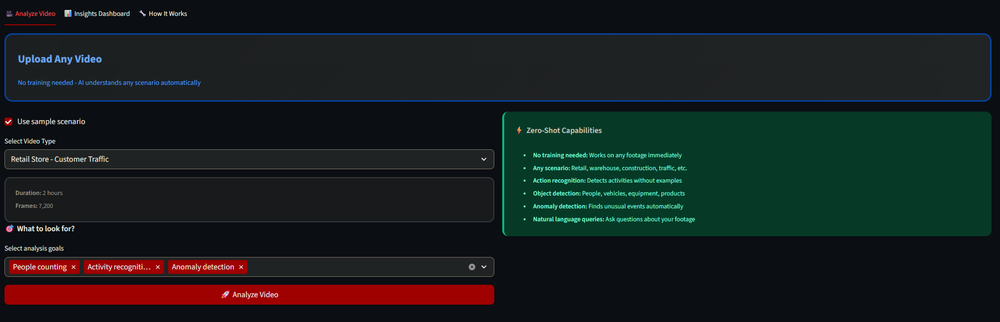
#> input picture ondeckAI/01-example-video.png, 1000 x 322 px, shrunk from 2017 x 649 before the run
$ python -i app.py   (imports and definitions only)
#> lines starting #> are read from the running program, lines starting #| are printed output that depends on the picture
import gradio as gr
import numpy as np
from PIL import Image, ImageEnhance
import cv2

def enhance_low_light_image(image):
    """
    Enhance low-light images using adaptive histogram equalization
    and brightness/contrast adjustments.
    """
    img_array = np.array(image)

    # Convert RGB to LAB color space
    lab = cv2.cvtColor(img_array, cv2.COLOR_RGB2LAB)
#> lab: shape (322, 1000, 3); mean of channels 0, 1, 2 30.7, 125, 129.2
    l, a, b = cv2.split(lab)
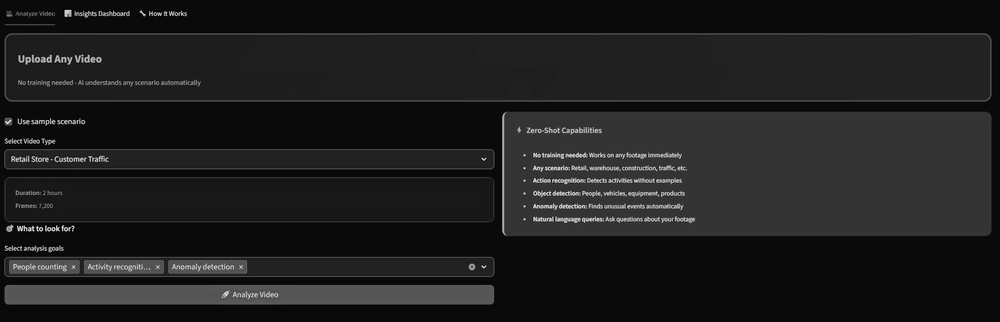
#> l: shape (322, 1000); min 0, max 253, mean 30.7
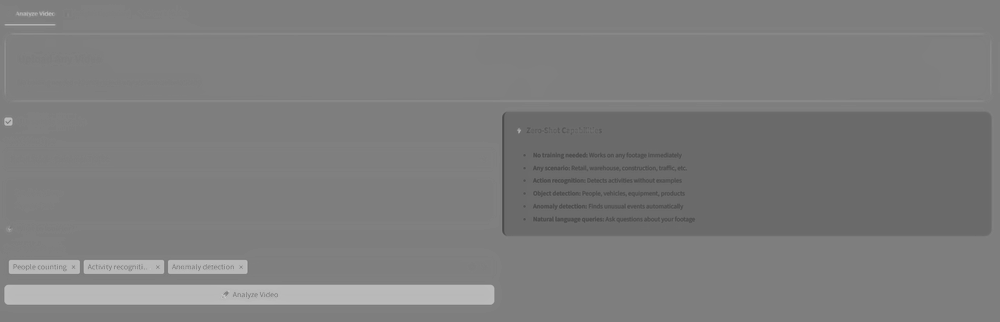
#> a: shape (322, 1000); min 74, max 203, mean 125
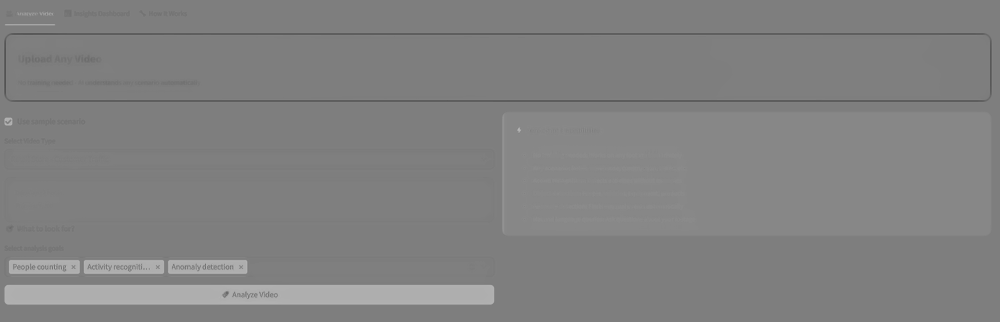
#> b: shape (322, 1000); min 83, max 185, mean 129.2

    # Apply CLAHE to L channel
    clahe = cv2.createCLAHE(clipLimit=3.0, tileGridSize=(8,8))
    l_enhanced = clahe.apply(l)
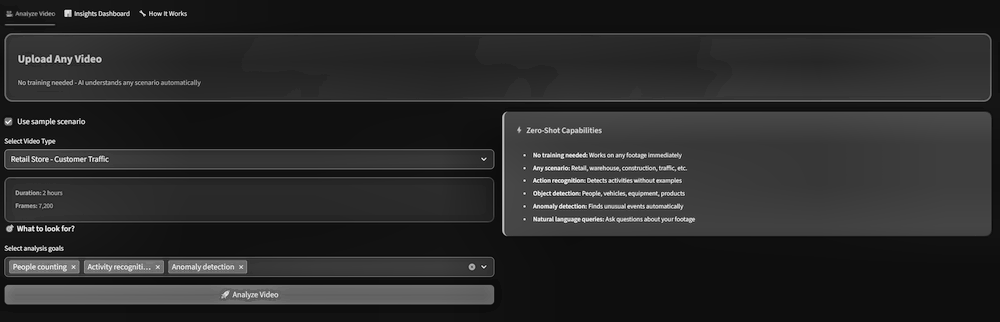
#> l_enhanced: shape (322, 1000); min 1, max 254, mean 41.9

    # Merge channels back
    lab_enhanced = cv2.merge([l_enhanced, a, b])
#> lab_enhanced: shape (322, 1000, 3); mean of channels 0, 1, 2 41.9, 125, 129.2
    enhanced = cv2.cvtColor(lab_enhanced, cv2.COLOR_LAB2RGB)
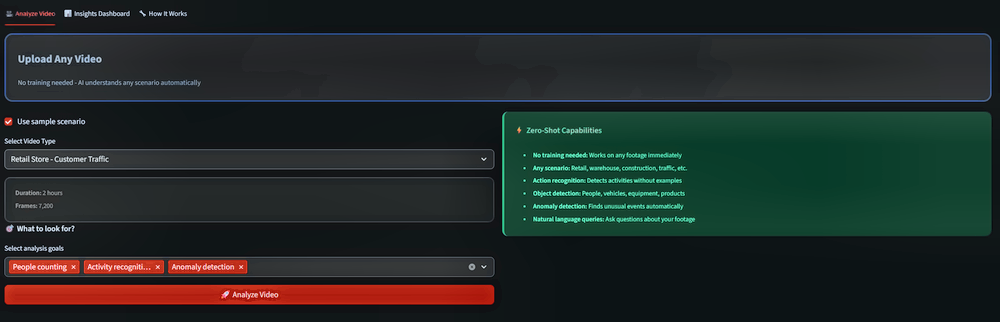
#> enhanced: shape (322, 1000, 3); mean R, G, B 33.4, 41.5, 39.2

    # Convert to PIL for additional enhancements
    enhanced_pil = Image.fromarray(enhanced)

    # Boost brightness
    enhancer = ImageEnhance.Brightness(enhanced_pil)
    enhanced_pil = enhancer.enhance(1.2)
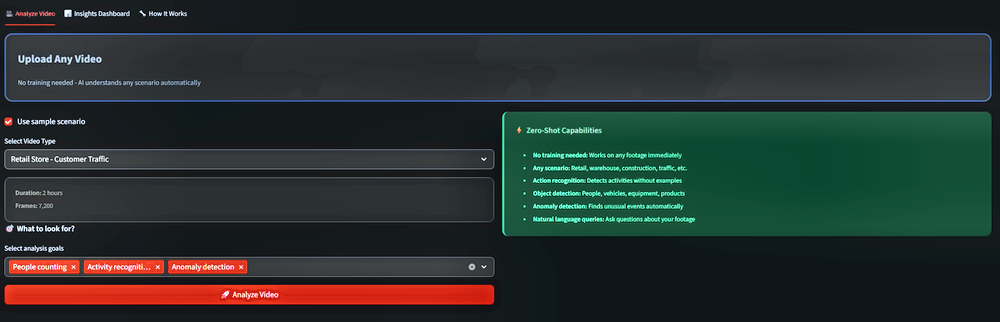
#> enhanced_pil: PIL image 1000x322 RGB; mean R, G, B 39.6, 49.3, 46.6

    # Increase contrast
    enhancer = ImageEnhance.Contrast(enhanced_pil)
    enhanced_pil = enhancer.enhance(1.3)
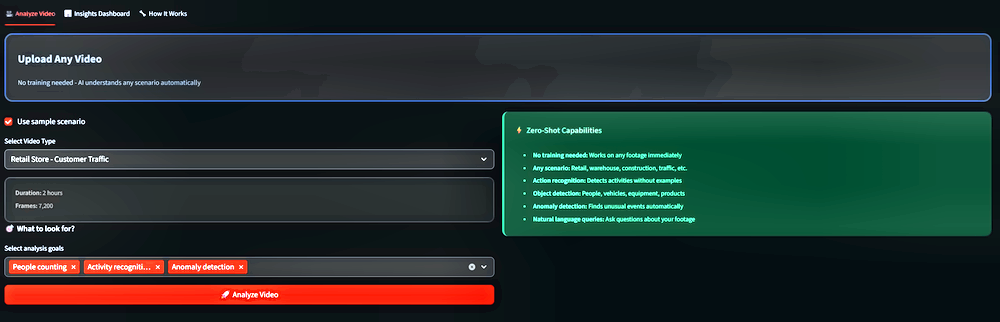
#> enhanced_pil: PIL image 1000x322 RGB; mean R, G, B 36.2, 49.5, 46.2

    # Enhance color saturation
    enhancer = ImageEnhance.Color(enhanced_pil)
    enhanced_pil = enhancer.enhance(1.15)

    # Sharpen
    enhancer = ImageEnhance.Sharpness(enhanced_pil)
    enhanced_pil = enhancer.enhance(1.4)

    return enhanced_pil

def denoise_image(image):
    """Apply denoising to reduce noise"""
    img_array = np.array(image)

    # Non-local Means Denoising
    denoised = cv2.fastNlMeansDenoisingColored(
        img_array,
        None,
        h=10,
        hColor=10,
        templateWindowSize=7,
        searchWindowSize=21
    )

    return Image.fromarray(denoised)

def full_enhancement_pipeline(image, denoise=True):
    """Full enhancement pipeline"""
    if image is None:
        return None, "<p style='color: #ef4444; font-size: 16px;'>❌ Please upload an image first</p>"

    # Apply enhancements
    if denoise:
        enhanced = denoise_image(image)
    else:
        enhanced = image

    enhanced = enhance_low_light_image(enhanced)

    # Calculate improvement metrics
    original_array = np.array(image)
    enhanced_array = np.array(enhanced)

    original_brightness = np.mean(original_array)
#> original_brightness = 28.21
    enhanced_brightness = np.mean(enhanced_array)
#> enhanced_brightness = 43.04
    brightness_improvement = ((enhanced_brightness - original_brightness) / original_brightness) * 100
#> brightness_improvement = 52.58

    # Generate results report
    report = f"""
    <div style="background: linear-gradient(135deg, #d1fae5 0%, #a7f3d0 100%); border: 3px solid #10b981; border-radius: 14px; padding: 24px; box-shadow: 0 6px 12px rgba(16, 185, 129, 0.2);">
        <h3 style="color: #065f46; font-size: 24px; font-weight: 800; margin: 0 0 20px 0;">✨ Enhancement Complete</h3>

        <div style="display: grid; grid-template-columns: repeat(2, 1fr); gap: 15px; margin-bottom: 20px;">
            <div style="background: white; padding: 16px; border-radius: 10px; box-shadow: 0 2px 4px rgba(0,0,0,0.08);">
                <p style="color: #6b7280; font-size: 12px; margin: 0;">Original Brightness</p>
                <p style="color: #1f2937; font-size: 28px; font-weight: 800; margin: 5px 0;">{original_brightness:.1f}</p>
            </div>
            <div style="background: white; padding: 16px; border-radius: 10px; box-shadow: 0 2px 4px rgba(0,0,0,0.08);">
                <p style="color: #6b7280; font-size: 12px; margin: 0;">Enhanced Brightness</p>
                <p style="color: #10b981; font-size: 28px; font-weight: 800; margin: 5px 0;">{enhanced_brightness:.1f}</p>
            </div>
        </div>

        <div style="background: white; padding: 20px; border-radius: 10px; text-align: center;">
            <p style="color: #6b7280; font-size: 14px; margin: 0 0 8px 0;">Brightness Improvement</p>
            <p style="color: #10b981; font-size: 42px; font-weight: 900; margin: 0;">+{brightness_improvement:.1f}%</p>
        </div>

        <div style="background: rgba(16, 185, 129, 0.15); padding: 15px; border-radius: 8px; margin-top: 20px;">
            <h4 style="color: #065f46; font-weight: 700; margin: 0 0 10px 0; font-size: 15px;">🔬 Enhancement Pipeline Applied:</h4>
            <ul style="margin: 0; padding-left: 24px; color: #047857; font-size: 13px; line-height: 2;">
                <li><strong>CLAHE</strong> - Adaptive contrast enhancement</li>
                <li><strong>LAB Color Space</strong> - Perceptual color processing</li>
                <li><strong>Brightness Boost</strong> - 20% increase</li>
                <li><strong>Contrast Enhancement</strong> - 30% increase</li>
                <li><strong>Color Saturation</strong> - 15% boost</li>
                <li><strong>Sharpening</strong> - 40% detail recovery</li>
                {('<li><strong>Denoising</strong> - Non-local means filtering</li>' if denoise else '')}
            </ul>
        </div>
    </div>
    """

    return enhanced, report

# Custom CSS
custom_css = """
.gradio-container {
    font-family: 'Inter', -apple-system, BlinkMacSystemFont, sans-serif;
}
"""

# Create Gradio interface
# [182 lines not run here, left out]

>>> import cv2
>>> picture = cv2.cvtColor(cv2.imread('../ondeckAI/01-example-video.png'), cv2.COLOR_BGR2RGB)
>>> result = full_enhancement_pipeline(picture)

$ run again, on ondeckAI/02-analysis.png
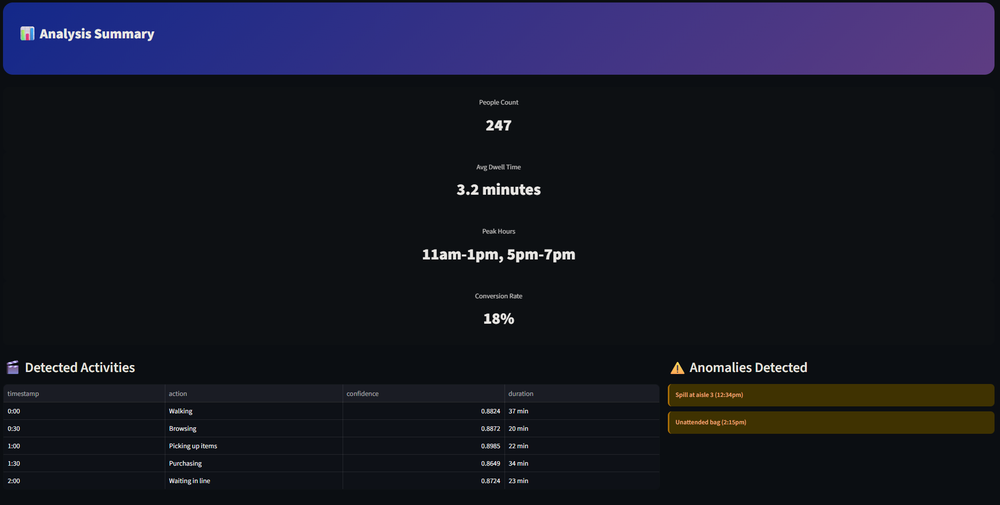
#> input picture ondeckAI/02-analysis.png, 1000 x 505 px, shrunk from 2008 x 1014 before the run
#> lab: shape (505, 1000, 3); mean of channels 0, 1, 2 22.5, 132, 120.3
#> in enhance_low_light_image, `l, a, b = cv2.split(lab)`:
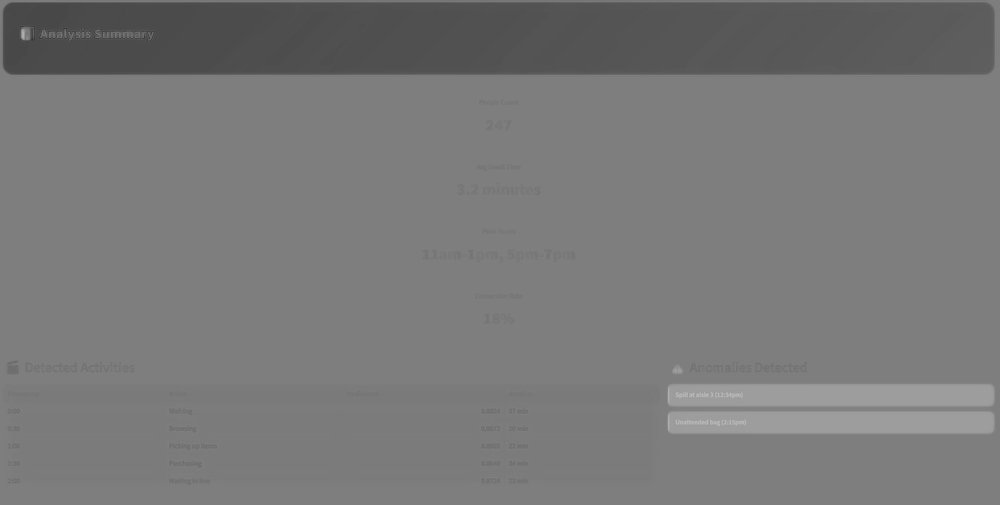
#> b: shape (505, 1000); min 53, max 187, mean 120.3
#> lab_enhanced: shape (505, 1000, 3); mean of channels 0, 1, 2 31.4, 132, 120.3
#> in enhance_low_light_image, `enhanced_pil = enhancer.enhance(1.3)`:
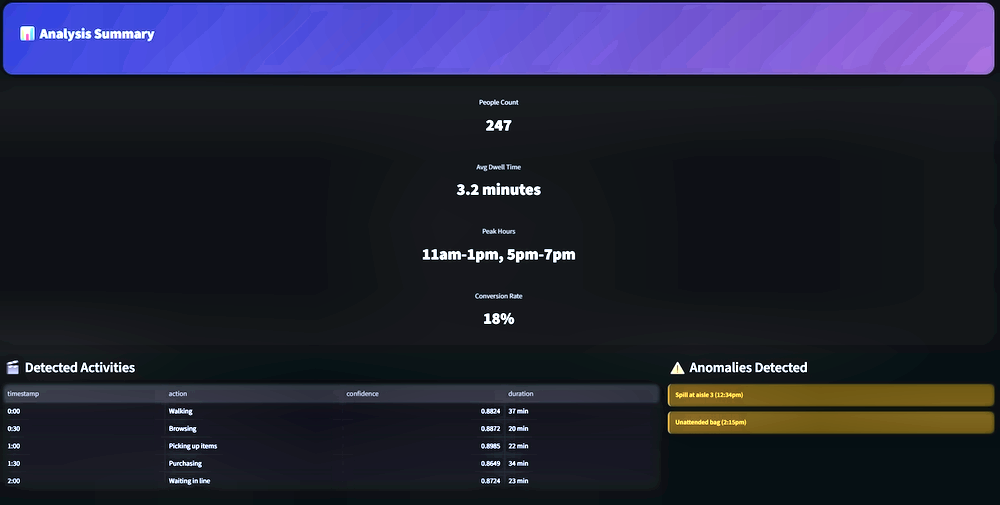
#> enhanced_pil: PIL image 1000x505 RGB; mean R, G, B 35.7, 35.7, 56.5
#> original_brightness = 27.95
#> enhanced_brightness = 42.71
#> brightness_improvement = 52.78

$ run again, on ondeckAI/03-performance.png
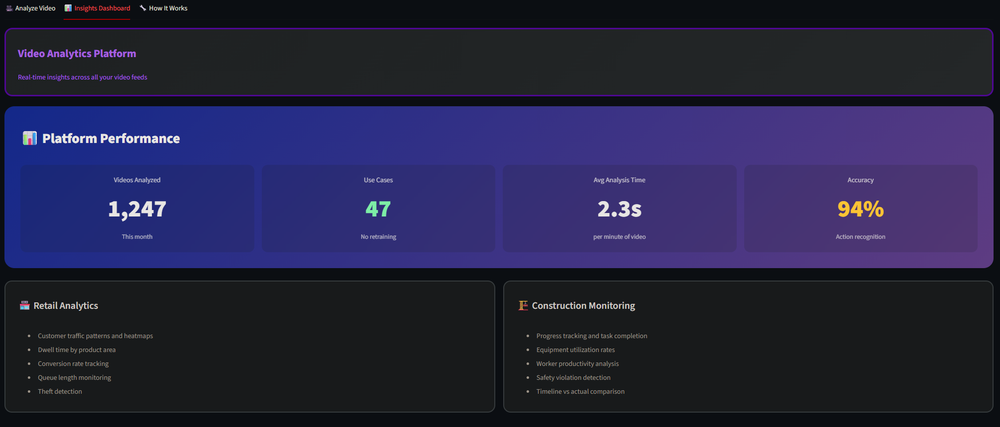
#> input picture ondeckAI/03-performance.png, 1000 x 427 px, shrunk from 2013 x 860 before the run
#> lab: shape (427, 1000, 3); mean of channels 0, 1, 2 40.4, 137.3, 110.9
#> in enhance_low_light_image, `l, a, b = cv2.split(lab)`:
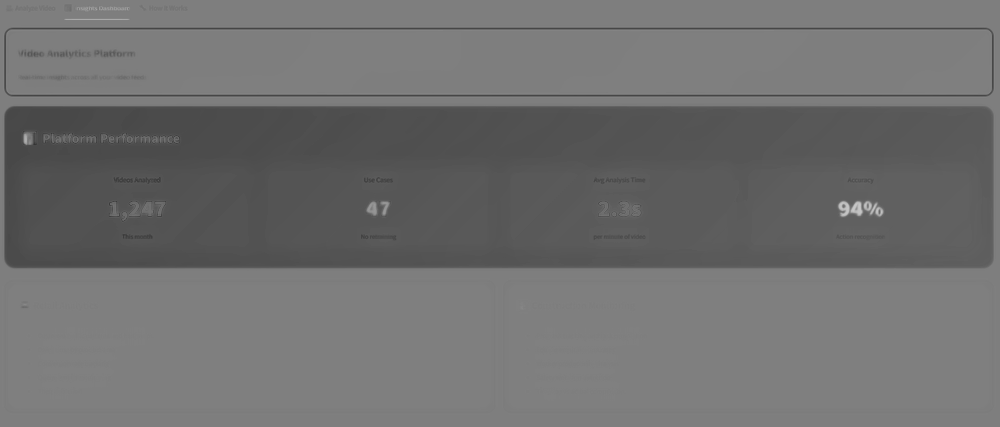
#> b: shape (427, 1000); min 52, max 198, mean 110.9
#> lab_enhanced: shape (427, 1000, 3); mean of channels 0, 1, 2 52.3, 137.3, 110.9
#> in enhance_low_light_image, `enhanced_pil = enhancer.enhance(1.3)`:
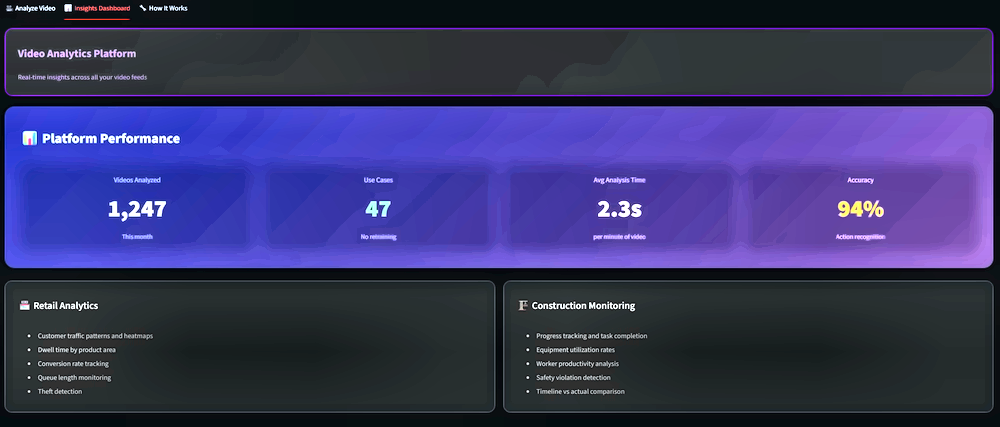
#> enhanced_pil: PIL image 1000x427 RGB; mean R, G, B 54.5, 52.9, 100.3
#> original_brightness = 46.39
#> enhanced_brightness = 70.18
#> brightness_improvement = 51.27
